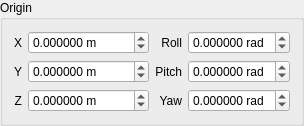
          <widget class="QGroupBox" name="JointOriginGroupBox">
           <property name="enabled">
            <bool>true</bool>
           </property>
           <property name="title">
            <string>Origin</string>
           </property>
           <layout class="QGridLayout" name="gridLayout_10">
            <item row="1" column="2">
             <widget class="QLabel" name="label_56">
              <property name="maximumSize">
               <size>
                <width>50</width>
                <height>16777215</height>
               </size>
              </property>
              <property name="layoutDirection">
               <enum>Qt::LeftToRight</enum>
              </property>
              <property name="text">
               <string>Pitch</string>
              </property>
              <property name="alignment">
               <set>Qt::AlignRight|Qt::AlignTrailing|Qt::AlignVCenter</set>
              </property>
             </widget>
            </item>
            <item row="1" column="3">
             <widget class="QDoubleSpinBox" name="JointOriginPitchSpinBox">
              <property name="suffix">
               <string> rad</string>
              </property>
              <property name="decimals">
               <number>6</number>
              </property>
              <property name="minimum">
               <double>-3.141592000000000</double>
              </property>
              <property name="maximum">
               <double>3.141592000000000</double>
              </property>
              <property name="singleStep">
               <double>0.010000000000000</double>
              </property>
             </widget>
            </item>
            <item row="2" column="0">
             <widget class="QLabel" name="label_57">
              <property name="maximumSize">
               <size>
                <width>20</width>
                <height>16777215</height>
               </size>
              </property>
              <property name="layoutDirection">
               <enum>Qt::LeftToRight</enum>
              </property>
              <property name="text">
               <string>Z</string>
              </property>
              <property name="alignment">
               <set>Qt::AlignRight|Qt::AlignTrailing|Qt::AlignVCenter</set>
              </property>
             </widget>
            </item>
            <item row="0" column="3">
             <widget class="QDoubleSpinBox" name="JointOriginRollSpinBox">
              <property name="suffix">
               <string> rad</string>
              </property>
              <property name="decimals">
               <number>6</number>
              </property>
              <property name="minimum">
               <double>-3.141592000000000</double>
              </property>
              <property name="maximum">
               <double>3.141592000000000</double>
              </property>
              <property name="singleStep">
               <double>0.010000000000000</double>
              </property>
             </widget>
            </item>
            <item row="1" column="0">
             <widget class="QLabel" name="label_58">
              <property name="maximumSize">
               <size>
                <width>20</width>
                <height>16777215</height>
               </size>
              </property>
              <property name="layoutDirection">
               <enum>Qt::LeftToRight</enum>
              </property>
              <property name="text">
               <string>Y</string>
              </property>
              <property name="alignment">
               <set>Qt::AlignRight|Qt::AlignTrailing|Qt::AlignVCenter</set>
              </property>
             </widget>
            </item>
            <item row="1" column="1">
             <widget class="QDoubleSpinBox" name="JointOriginYSpinBox">
              <property name="suffix">
               <string> m</string>
              </property>
              <property name="decimals">
               <number>6</number>
              </property>
              <property name="minimum">
               <double>-10000.000000000000000</double>
              </property>
              <property name="maximum">
               <double>10000.000000000000000</double>
              </property>
              <property name="singleStep">
               <double>0.001000000000000</double>
              </property>
             </widget>
            </item>
            <item row="0" column="2">
             <widget class="QLabel" name="label_59">
              <property name="maximumSize">
               <size>
                <width>50</width>
                <height>16777215</height>
               </size>
              </property>
              <property name="layoutDirection">
               <enum>Qt::LeftToRight</enum>
              </property>
              <property name="text">
               <string>Roll</string>
              </property>
              <property name="alignment">
               <set>Qt::AlignRight|Qt::AlignTrailing|Qt::AlignVCenter</set>
              </property>
             </widget>
            </item>
            <item row="2" column="1">
             <widget class="QDoubleSpinBox" name="JointOriginZSpinBox">
              <property name="suffix">
               <string> m</string>
              </property>
              <property name="decimals">
               <number>6</number>
              </property>
              <property name="minimum">
               <double>-10000.000000000000000</double>
              </property>
              <property name="maximum">
               <double>10000.000000000000000</double>
              </property>
              <property name="singleStep">
               <double>0.001000000000000</double>
              </property>
             </widget>
            </item>
            <item row="2" column="2">
             <widget class="QLabel" name="label_60">
              <property name="maximumSize">
               <size>
                <width>50</width>
                <height>16777215</height>
               </size>
              </property>
              <property name="layoutDirection">
               <enum>Qt::LeftToRight</enum>
              </property>
              <property name="text">
               <string>Yaw</string>
              </property>
              <property name="alignment">
               <set>Qt::AlignRight|Qt::AlignTrailing|Qt::AlignVCenter</set>
              </property>
             </widget>
            </item>
            <item row="2" column="3">
             <widget class="QDoubleSpinBox" name="JointOriginYawSpinBox">
              <property name="suffix">
               <string> rad</string>
              </property>
              <property name="decimals">
               <number>6</number>
              </property>
              <property name="minimum">
               <double>-3.141592000000000</double>
              </property>
              <property name="maximum">
               <double>3.141592000000000</double>
              </property>
              <property name="singleStep">
               <double>0.010000000000000</double>
              </property>
             </widget>
            </item>
            <item row="0" column="1">
             <widget class="QDoubleSpinBox" name="JointOriginXSpinBox">
              <property name="suffix">
               <string> m</string>
              </property>
              <property name="decimals">
               <number>6</number>
              </property>
              <property name="minimum">
               <double>-10000.000000000000000</double>
              </property>
              <property name="maximum">
               <double>10000.000000000000000</double>
              </property>
              <property name="singleStep">
               <double>0.001000000000000</double>
              </property>
             </widget>
            </item>
            <item row="0" column="0">
             <widget class="QLabel" name="label_61">
              <property name="maximumSize">
               <size>
                <width>20</width>
                <height>16777215</height>
               </size>
              </property>
              <property name="layoutDirection">
               <enum>Qt::LeftToRight</enum>
              </property>
              <property name="text">
               <string>X</string>
              </property>
              <property name="alignment">
               <set>Qt::AlignRight|Qt::AlignTrailing|Qt::AlignVCenter</set>
              </property>
             </widget>
            </item>
           </layout>
          </widget>
